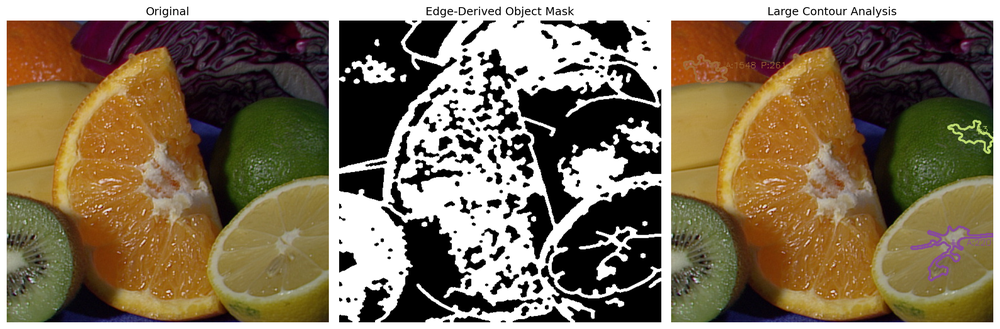
#> input picture assignments/hw_adv/a_28_opencv/opencv_surveillance_project/test_results/contour_analysis_result.png, 1000 x 329 px, shrunk from 2235 x 736 before the run
$ python exercise_3_contour_analysis.py --image ../test_results/contour_analysis_result.png
#> lines starting #> are read from the running program, lines starting #| are printed output that depends on the picture; after the words box and inside, x2 and y2 are one past the last pixel; in counts of white or black regions, pixels touching at a corner belong together
"""Exercise 3: Contour area analysis for large objects."""

import argparse
from pathlib import Path

import cv2
import matplotlib.pyplot as plt
import numpy as np


def parse_args() -> argparse.Namespace:
    parser = argparse.ArgumentParser()
    parser.add_argument("--image", required=True, help="Path to objects image")
    parser.add_argument("--min-area", type=float, default=600.0, help="Minimum contour area")
    return parser.parse_args()


def random_color(index: int) -> tuple[int, int, int]:
    rng = np.random.default_rng(seed=index + 101)
    return tuple(int(v) for v in rng.integers(40, 255, 3))


def build_object_mask(gray: np.ndarray) -> np.ndarray:
    clahe = cv2.createCLAHE(clipLimit=2.0, tileGridSize=(8, 8)).apply(gray)
    blur = cv2.GaussianBlur(clahe, (5, 5), 0)

    # Automatic Canny thresholds from image median improve portability.
    median = float(np.median(blur))
    lower = int(max(0, (1.0 - 0.33) * median))
    upper = int(min(255, (1.0 + 0.33) * median))
    edges = cv2.Canny(blur, lower, upper)

    kernel = cv2.getStructuringElement(cv2.MORPH_ELLIPSE, (5, 5))
    mask = cv2.morphologyEx(edges, cv2.MORPH_CLOSE, kernel, iterations=2)
    mask = cv2.dilate(mask, kernel, iterations=1)
    return mask


def analyze_contours(
    mask: np.ndarray, min_area: float
) -> tuple[list[dict[str, float | tuple[int, int]]], list[np.ndarray]]:
    contours, _ = cv2.findContours(mask, cv2.RETR_EXTERNAL, cv2.CHAIN_APPROX_SIMPLE)
    image_area = float(mask.shape[0] * mask.shape[1])
    max_area = image_area * 0.30

    analyzed: list[dict[str, float | tuple[int, int]]] = []
    kept_contours: list[np.ndarray] = []

    for contour in contours:
        area = float(cv2.contourArea(contour))
        if area < min_area or area > max_area:
            continue

        perimeter = float(cv2.arcLength(contour, True))
        if perimeter <= 0:
            continue

        moments = cv2.moments(contour)
        if moments["m00"] == 0:
            continue

        cx = int(moments["m10"] / moments["m00"])
        cy = int(moments["m01"] / moments["m00"])
        analyzed.append(
            {
                "area": area,
                "perimeter": perimeter,
                "centroid": (cx, cy),
            }
        )
        kept_contours.append(contour)

    order = np.argsort([-item["area"] for item in analyzed])
    analyzed = [analyzed[i] for i in order]
    kept_contours = [kept_contours[i] for i in order]
    return analyzed, kept_contours


def main() -> None:
    args = parse_args()

    image = cv2.imread(args.image)
#> image is the input picture: shape (329, 1000, 3); mean B, G, R 91.1, 114.2, 129.1
    if image is None:
        raise FileNotFoundError(f"Could not load image: {args.image}")

    image_rgb = cv2.cvtColor(image, cv2.COLOR_BGR2RGB)
    gray = cv2.cvtColor(image, cv2.COLOR_BGR2GRAY)
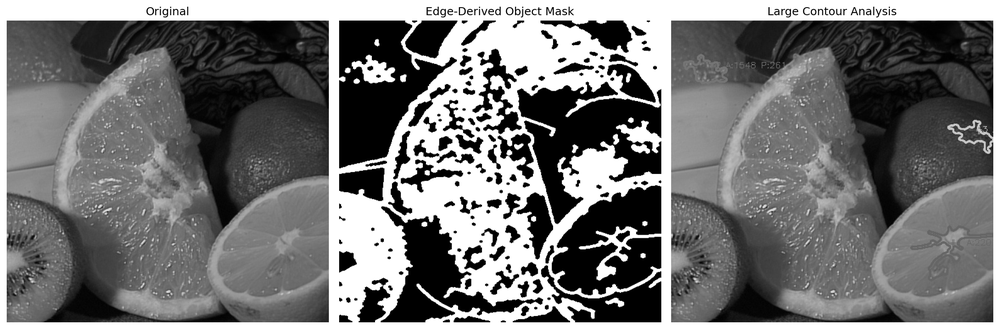
#> gray: shape (329, 1000); min 0, max 255, mean 116

    mask = build_object_mask(gray)
#> in build_object_mask, `clahe = cv2.createCLAHE(clipLimit=2.0, tileGridSize=(8, 8)).apply(gray)`:
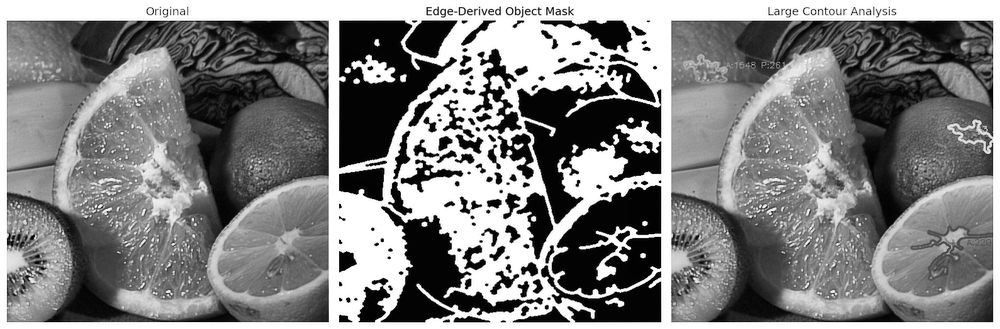
#> clahe: shape (329, 1000); min 0, max 255, mean 129.2
#> in build_object_mask, `blur = cv2.GaussianBlur(clahe, (5, 5), 0)`:
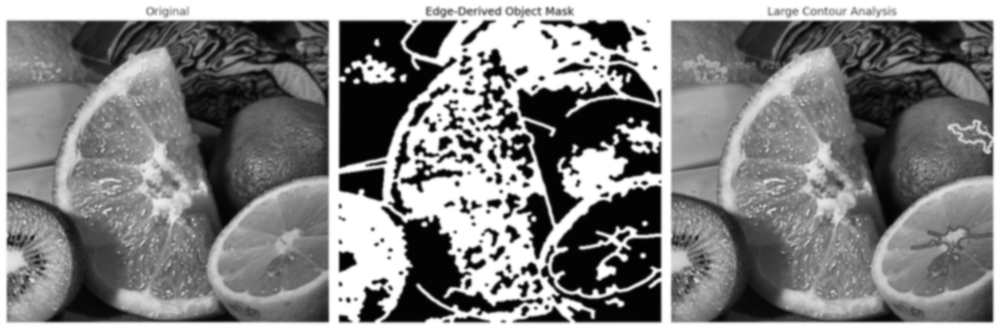
#> blur: shape (329, 1000); min 2, max 255, mean 129.2
#> in build_object_mask, `median = float(np.median(blur))`: median = 127
#> in build_object_mask, `lower = int(max(0, (1.0 - 0.33) * median))`: lower = 85
#> in build_object_mask, `upper = int(min(255, (1.0 + 0.33) * median))`: upper = 168
#> in build_object_mask, `edges = cv2.Canny(blur, lower, upper)`:
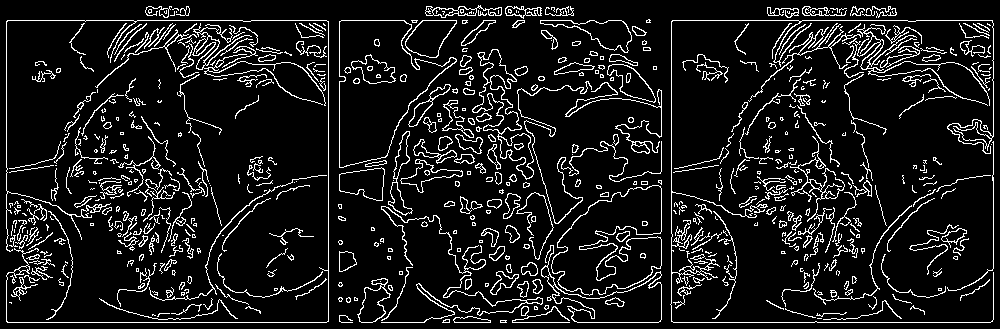
#> edges: shape (329, 1000); 10.2% white in thin lines or dots
#> in build_object_mask, `mask = cv2.morphologyEx(edges, cv2.MORPH_CLOSE, kernel, iterations=2)`:
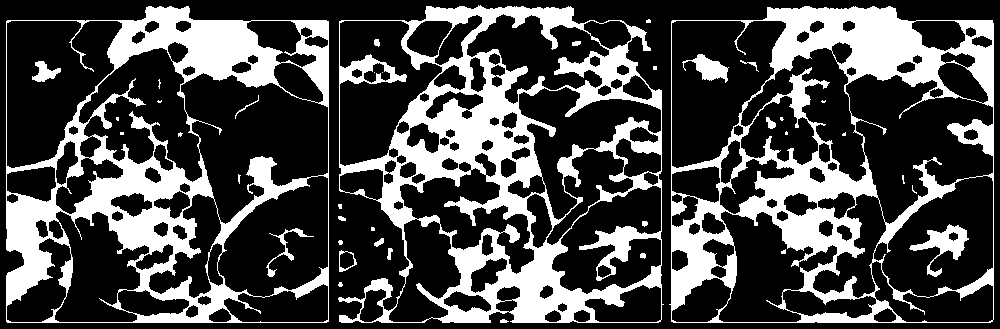
#> mask: shape (329, 1000); 29% white; 40 white regions (20 under 20 px), largest, box (x1, y1, x2, y2) and area: (338, 5, 664, 323) 33752, (669, 6, 994, 323) 29720, (6, 6, 329, 323) 28977
#> in build_object_mask, `mask = cv2.dilate(mask, kernel, iterations=1)`:
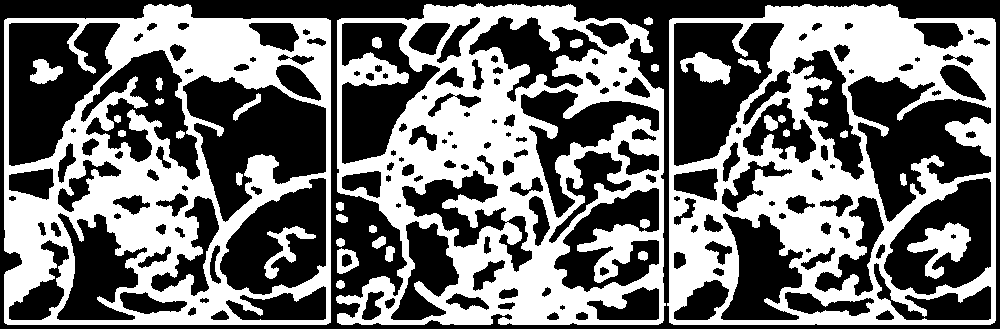
#> mask: shape (329, 1000); 45.1% white; 35 white regions
    metrics, contours = analyze_contours(mask, args.min_area)
#> in analyze_contours, `contours, _ = cv2.findContours(mask, cv2.RETR_EXTERNAL, cv2.CHAIN_APPR..`: contours = 13 contours; largest, box (x1, y1, x2, y2) and area: (667, 4, 996, 325) 101352, (4, 4, 331, 325) 100050, (336, 3, 666, 325) 94050, (337, 248, 359, 274) 396, (372, 236, 386, 249) 101
#> the loop in analyze_contours, `for contour in contours:` made 13 passes
#> area on passes 1 to 12: 50, 396, 100, 51, 101, 41.5, 67, 47.5, 43, 45, 101352.5, 100049.5
#> (area, perimeter, cx, cy) on pass 13: (94050.5, 1673.8, 505, 165)
#> after the loop in analyze_contours, `for contour in contours:`: analyzed = 1 item; kept_contours = 1 contour; box (x1, y1, x2, y2) and area: (336, 3, 666, 325) 94050
#> in analyze_contours, `order = np.argsort([-item["area"] for item in analyzed])`: order = [0]
#> metrics = 1 item; contours has the same summary as kept_contours in analyze_contours

    analyzed = image_rgb.copy()
    for idx, (contour, info) in enumerate(zip(contours, metrics), start=1):
        color = random_color(idx)
        cv2.drawContours(analyzed, [contour], -1, color, 2)

        cx, cy = info["centroid"]
        cv2.putText(
            analyzed,
            f"#{idx} A:{int(info['area'])} P:{int(info['perimeter'])}",
            (cx + 4, max(16, cy - 4)),
            cv2.FONT_HERSHEY_SIMPLEX,
            0.45,
            color,
            1,
        )
#> this loop made 1 pass
#> (idx, color, cx, cy) on pass 1: (1, (135, 74, 156), 505, 165)
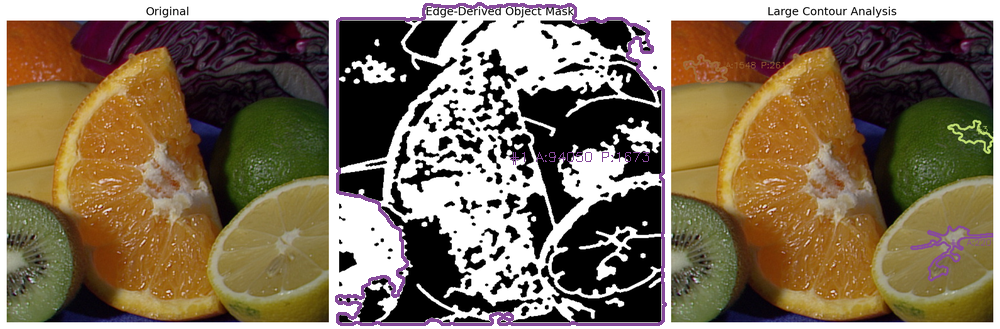
#> analyzed: shape (329, 1000, 3); mean R, G, B 127.3, 111.4, 89.7

    for idx, info in enumerate(metrics, start=1):
        cx, cy = info["centroid"]
        print(
            f"Object {idx}: area={info['area']:.1f} px, perimeter={info['perimeter']:.1f} px, "
            f"centroid=({cx}, {cy})"
        )
#> this loop made 1 pass
#> (idx, cx, cy) on pass 1: (1, 505, 165)
#| Object 1: area=94050.5 px, perimeter=1673.8 px, centroid=(505, 165)

    print(f"Total objects >{args.min_area:.0f} px: {len(metrics)}")
#| Total objects >600 px: 1

    fig, axes = plt.subplots(1, 3, figsize=(15, 5))
    axes[0].imshow(image_rgb)
    axes[0].set_title("Original")
    axes[0].axis("off")

    axes[1].imshow(mask, cmap="gray")
    axes[1].set_title("Edge-Derived Object Mask")
    axes[1].axis("off")

    axes[2].imshow(analyzed)
    axes[2].set_title("Large Contour Analysis")
    axes[2].axis("off")

    output_dir = Path(__file__).resolve().parents[1] / "test_results"
    output_dir.mkdir(parents=True, exist_ok=True)
    out_path = output_dir / "contour_analysis_result.png"

    plt.tight_layout()
    plt.savefig(out_path, dpi=150, bbox_inches="tight")
    print(f"Saved result image: {out_path}")
    plt.show()


if __name__ == "__main__":
    main()
